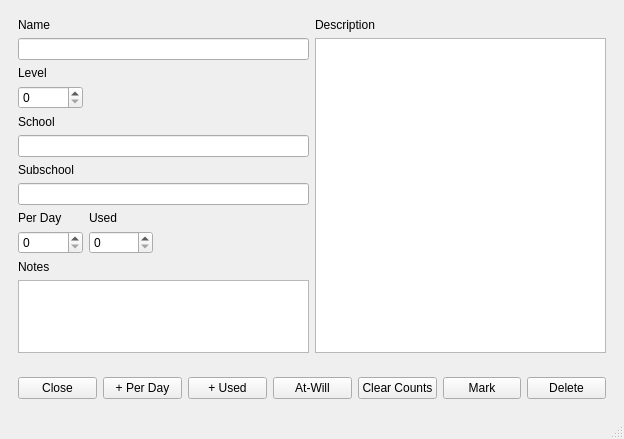
<?xml version="1.0" encoding="UTF-8"?>
<ui version="4.0">
 <class>SpellLikeEdit</class>
 <widget class="QMainWindow" name="SpellLikeEdit">
  <property name="geometry">
   <rect>
    <x>0</x>
    <y>0</y>
    <width>624</width>
    <height>439</height>
   </rect>
  </property>
  <property name="minimumSize">
   <size>
    <width>624</width>
    <height>439</height>
   </size>
  </property>
  <property name="maximumSize">
   <size>
    <width>624</width>
    <height>439</height>
   </size>
  </property>
  <property name="windowTitle">
   <string>MainWindow</string>
  </property>
  <widget class="QWidget" name="centralwidget">
   <layout class="QVBoxLayout" name="verticalLayout">
    <item>
     <widget class="QWidget" name="widget" native="true">
      <layout class="QGridLayout" name="gridLayout">
       <item row="8" column="1">
        <widget class="QLabel" name="label_6">
         <property name="text">
          <string>Used</string>
         </property>
        </widget>
       </item>
       <item row="5" column="0" colspan="3">
        <widget class="QLineEdit" name="school"/>
       </item>
       <item row="1" column="0" colspan="3">
        <widget class="QLineEdit" name="name"/>
       </item>
       <item row="9" column="2">
        <spacer name="horizontalSpacer_3">
         <property name="orientation">
          <enum>Qt::Horizontal</enum>
         </property>
         <property name="sizeType">
          <enum>QSizePolicy::Fixed</enum>
         </property>
         <property name="sizeHint" stdset="0">
          <size>
           <width>150</width>
           <height>20</height>
          </size>
         </property>
        </spacer>
       </item>
       <item row="4" column="0" colspan="3">
        <widget class="QLabel" name="label_4">
         <property name="text">
          <string>School</string>
         </property>
        </widget>
       </item>
       <item row="7" column="0" colspan="3">
        <widget class="QLineEdit" name="subschool"/>
       </item>
       <item row="8" column="0">
        <widget class="QLabel" name="label_7">
         <property name="text">
          <string>Per Day</string>
         </property>
        </widget>
       </item>
       <item row="6" column="0" colspan="3">
        <widget class="QLabel" name="label_5">
         <property name="text">
          <string>Subschool</string>
         </property>
        </widget>
       </item>
       <item row="1" column="3" rowspan="11">
        <widget class="QPlainTextEdit" name="description">
         <property name="minimumSize">
          <size>
           <width>291</width>
           <height>0</height>
          </size>
         </property>
         <property name="maximumSize">
          <size>
           <width>291</width>
           <height>16777215</height>
          </size>
         </property>
        </widget>
       </item>
       <item row="10" column="0" colspan="3">
        <widget class="QLabel" name="label_8">
         <property name="text">
          <string>Notes</string>
         </property>
        </widget>
       </item>
       <item row="11" column="0" colspan="3">
        <widget class="QPlainTextEdit" name="notes">
         <property name="minimumSize">
          <size>
           <width>291</width>
           <height>0</height>
          </size>
         </property>
         <property name="maximumSize">
          <size>
           <width>291</width>
           <height>16777215</height>
          </size>
         </property>
        </widget>
       </item>
       <item row="0" column="0" colspan="3">
        <widget class="QLabel" name="label">
         <property name="text">
          <string>Name</string>
         </property>
        </widget>
       </item>
       <item row="0" column="3">
        <widget class="QLabel" name="label_2">
         <property name="text">
          <string>Description</string>
         </property>
        </widget>
       </item>
       <item row="2" column="0">
        <widget class="QLabel" name="label_3">
         <property name="text">
          <string>Level</string>
         </property>
        </widget>
       </item>
       <item row="3" column="0">
        <widget class="QSpinBox" name="level"/>
       </item>
       <item row="9" column="0">
        <widget class="QSpinBox" name="perDay"/>
       </item>
       <item row="9" column="1">
        <widget class="QSpinBox" name="used"/>
       </item>
      </layout>
     </widget>
    </item>
    <item>
     <widget class="QWidget" name="widget_2" native="true">
      <property name="maximumSize">
       <size>
        <width>16777215</width>
        <height>50</height>
       </size>
      </property>
      <layout class="QHBoxLayout" name="horizontalLayout">
       <item>
        <spacer name="horizontalSpacer">
         <property name="orientation">
          <enum>Qt::Horizontal</enum>
         </property>
         <property name="sizeHint" stdset="0">
          <size>
           <width>40</width>
           <height>20</height>
          </size>
         </property>
        </spacer>
       </item>
       <item>
        <widget class="QPushButton" name="closeButton">
         <property name="text">
          <string>Close</string>
         </property>
        </widget>
       </item>
       <item>
        <widget class="QPushButton" name="perDayButton">
         <property name="text">
          <string>+ Per Day</string>
         </property>
        </widget>
       </item>
       <item>
        <widget class="QPushButton" name="usedButton">
         <property name="text">
          <string>+ Used</string>
         </property>
        </widget>
       </item>
       <item>
        <widget class="QPushButton" name="atWillButton">
         <property name="text">
          <string>At-Will</string>
         </property>
        </widget>
       </item>
       <item>
        <widget class="QPushButton" name="clearButton">
         <property name="text">
          <string>Clear Counts</string>
         </property>
        </widget>
       </item>
       <item>
        <widget class="QPushButton" name="markButton">
         <property name="text">
          <string>Mark</string>
         </property>
        </widget>
       </item>
       <item>
        <widget class="QPushButton" name="deleteButton">
         <property name="text">
          <string>Delete</string>
         </property>
        </widget>
       </item>
      </layout>
     </widget>
    </item>
   </layout>
  </widget>
  <widget class="QMenuBar" name="menubar">
   <property name="geometry">
    <rect>
     <x>0</x>
     <y>0</y>
     <width>624</width>
     <height>21</height>
    </rect>
   </property>
  </widget>
  <widget class="QStatusBar" name="statusbar"/>
 </widget>
 <resources/>
 <connections/>
</ui>
